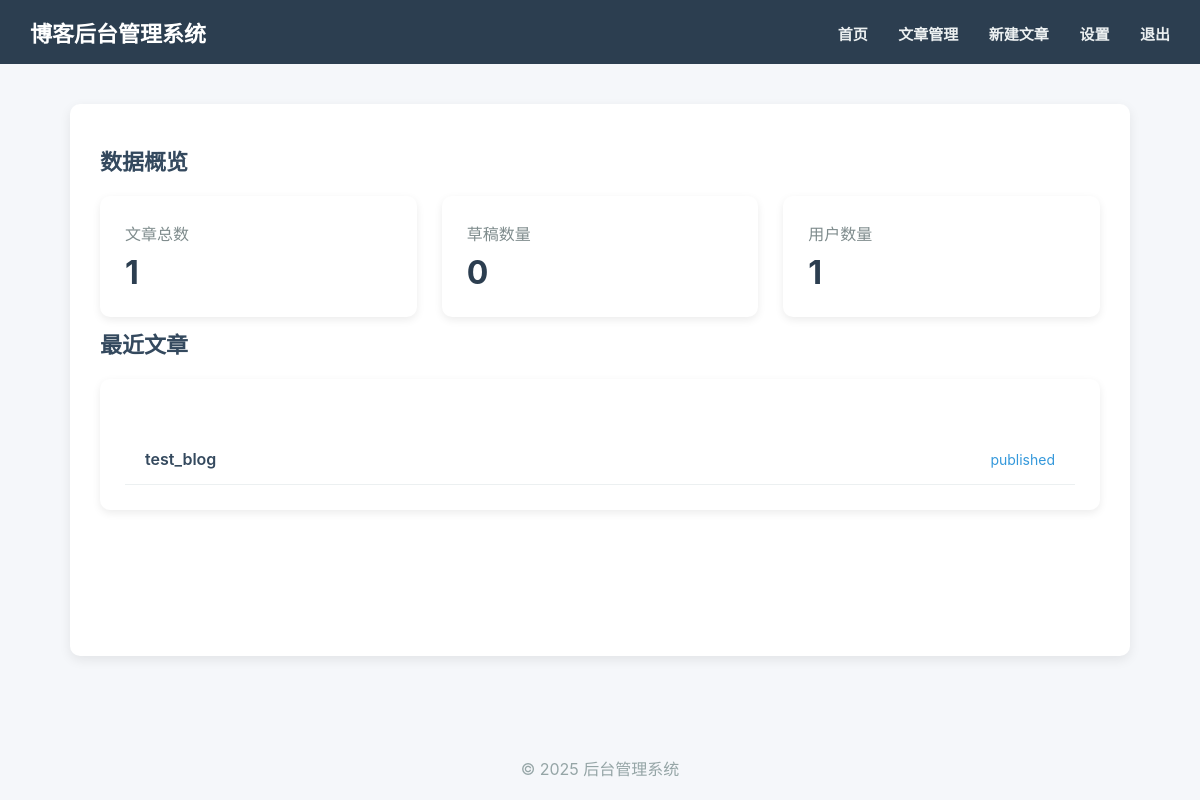
Page /admin/index (signed in) on the earlier database version.
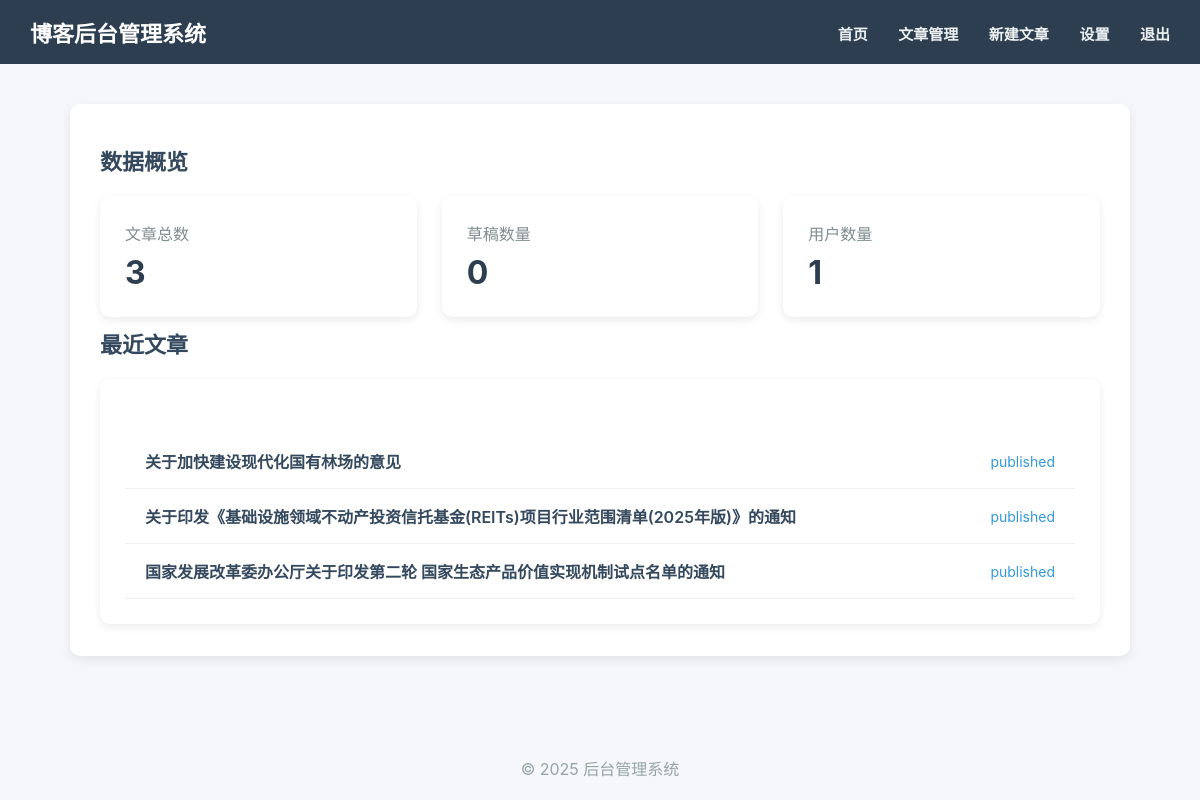
Same page on the later database version.
### models.py (models this page shows, shortened)
class Post(db.Model):
    __tablename__ = "posts"
    id = db.Column(db.Integer, primary_key=True)
    title = db.Column(db.String(200), nullable=False)
    content = db.Column(db.Text, nullable=False)
    created_at = db.Column(db.DateTime, default=datetime.utcnow)
    updated_at = db.Column(db.DateTime, default=datetime.utcnow, onupdate=datetime.utcnow)
    status = db.Column(db.String(20), default="published")
    author_id = db.Column(db.Integer, db.ForeignKey("users.id"), nullable=False)

### admin/views.py (the view)
@admin_bp.route('/')
@admin_bp.route('/index')
@admin_required
def dashboard():
    stats = {
        'post_count': Post.query.count(),
        'draft_count': Post.query.filter_by(status='draft').count(),
        'user_count': User.query.count()
    }
    recent_posts = Post.query.order_by(Post.created_at.desc()).limit(5).all()
    return render_template(
        'admin/dashboard.html',
        stats=stats,
        recent_posts=recent_posts
    )

### utils.py (called while the page is built)
def admin_required(func):
    @wraps(func)
    def wrapper(*args, **kwargs):
        if "user_id" not in session:
            flash("请先登录！", "warning")
            return redirect(url_for("auth.login"))
        if not session.get("is_admin"):
            flash("无权限访问后台。", "danger")
            return redirect(url_for("blog.index"))
        return func(*args, **kwargs)
    return wrapper

### templates/admin/dashboard.html (shortened to what this page needs)
{% extends "base_admin.html" %}
{% block content %}
<div class="section-title">数据概览</div>
<div class="dashboard-grid">
    <div class="card">
        <div class="card-title">文章总数</div>
        <div class="card-value">{{ stats.post_count }}</div>
    </div>
    <div class="card">
        <div class="card-title">草稿数量</div>
        <div class="card-value">{{ stats.draft_count }}</div>
    </div>
    <div class="card">
        <div class="card-title">用户数量</div>
        <div class="card-value">{{ stats.user_count }}</div>
    </div>
</div>
<div class="section-title">最近文章</div>
<div class="card">
    <div class="recent-list">
        {% for post in recent_posts %}
        <div class="recent-item">
            <div class="recent-title">{{ post.title }}</div>
            <div class="recent-status">{{ post.status }}</div>
        </div>
        {% else %}
        <p style="padding:20px; color:#7f8c8d;">暂无文章。</p>
        {% endfor %}
    </div>
</div>
{% endblock %}

Differences in the rows shown:
removed Post: title "test_blog", status "published"
added Post: title "关于加快建设现代化国有林场的意见", status "published"
added Post: title "关于印发《基础设施领域不动产投资信托基金(REITs)项目行业范围清单(2025年版)》的通知", status "published"
added Post: title "国家发展改革委办公厅关于印发第二轮 国家生态产品价值实现机制试点名单的通知", status "published"
Other differences:
{{ stats.post_count }}: "1" → "3"
